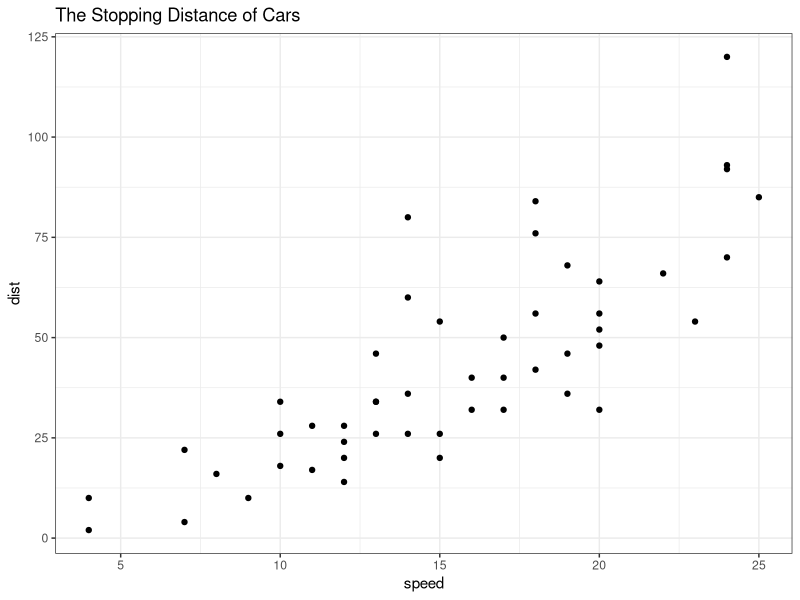
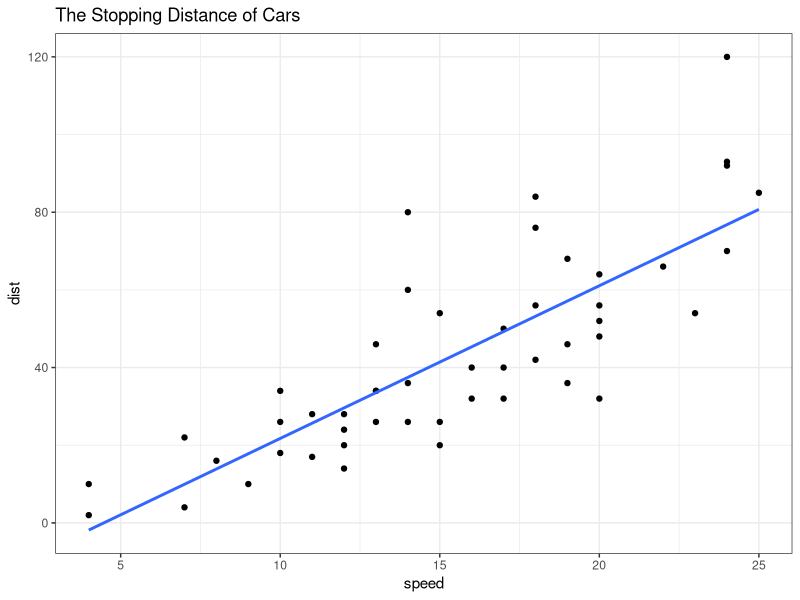

The R script that drew these images, in order:
## ---- chunk 1
library(ggplot2)
ggplot(cars, aes(x=speed, y=dist)) + geom_point() + theme_bw() +
  labs(title = "The Stopping Distance of Cars")
## ---- chunk 2
model <- lm(dist ~ speed, data=cars)
model$coefficients
## ---- chunk 3
ggplot(cars, aes(x=speed, y=dist)) + geom_point() + theme_bw() +
  geom_smooth(method = "lm", se = F) + labs(title = "The Stopping Distance of Cars")
## ---- chunk 4
summary(model)
